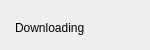
<?xml version="1.0" encoding="UTF-8"?>
<ui version="4.0">
 <class>Form</class>
 <widget class="QWidget" name="Form">
  <property name="geometry">
   <rect>
    <x>0</x>
    <y>0</y>
    <width>150</width>
    <height>50</height>
   </rect>
  </property>
  <property name="windowTitle">
   <string>Form</string>
  </property>
  <widget class="QLabel" name="label">
   <property name="geometry">
    <rect>
     <x>15</x>
     <y>12</y>
     <width>121</width>
     <height>31</height>
    </rect>
   </property>
   <property name="text">
    <string>Downloading</string>
   </property>
  </widget>
 </widget>
 <resources/>
 <connections/>
</ui>
